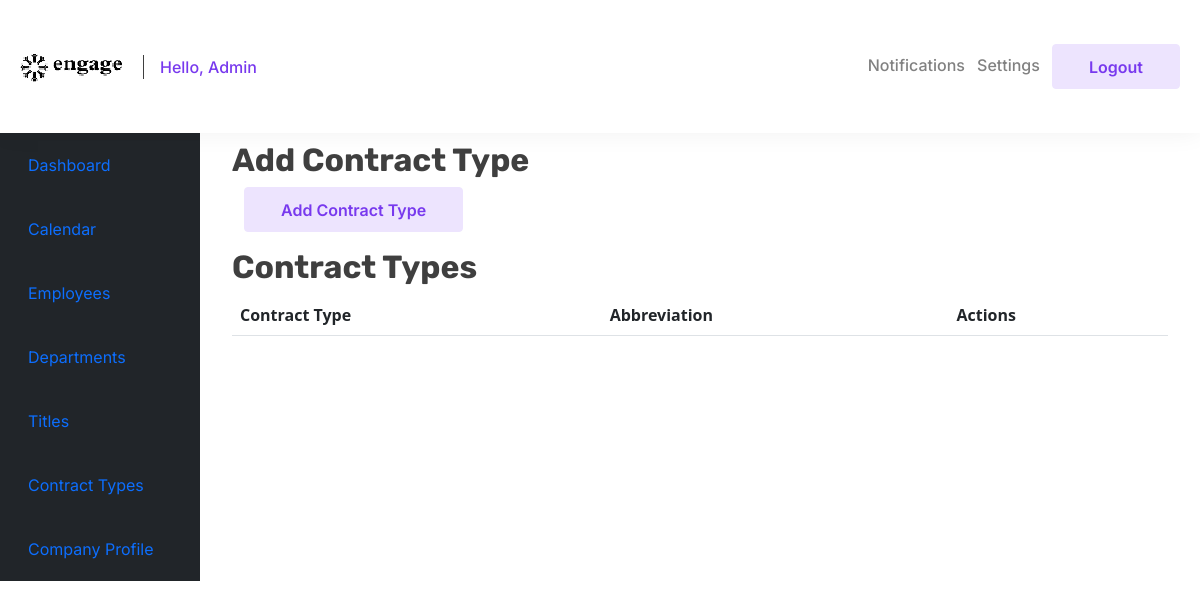
The app's page /add_contract_type/ (signed in), older data.
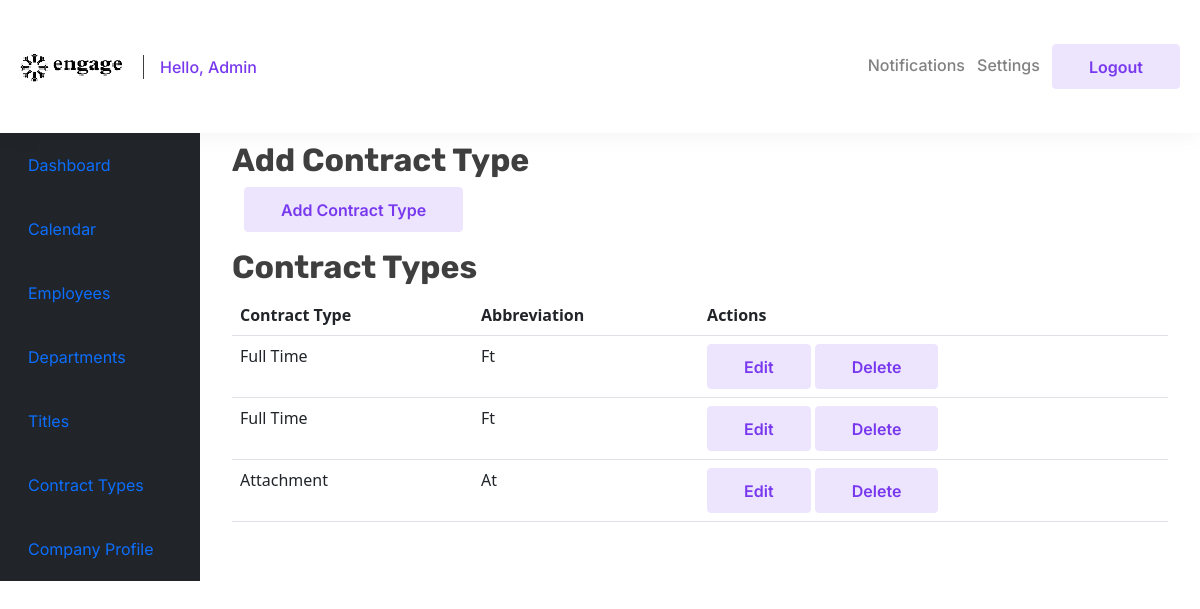
The same page, newer data.
### accounts/models.py (models this page shows, shortened)
class Contract_type(models.Model):
    name = models.CharField(max_length=100)
    abbreviation = models.CharField(max_length=100, null=True)
    company = models.ForeignKey(Company, on_delete=models.CASCADE)

### accounts/views.py (the view)
# urls.py: path('add_contract_type/', views.add_contract_type, name='add_contract_type'),
def add_contract_type(request):
    context = {}
    contracts = Contract_type.objects.filter(company=request.user.company)
    if request.method == 'POST':
        contract_form = ContractForm(request.POST)
        if contract_form.is_valid():
            contract_type = contract_form.save(commit=False)
            contract_type.company = request.user.company
            contract_type.save()
            messages.success(request, 'Contract type added successfully')
        else:
            messages.error(request, 'Contract type not added')
    else:
        contract_form = ContractForm()
    context = {
        'contract_form': contract_form,
        'contracts': contracts,
        }
    return render(request, 'accounts/add_contract_type.html', context)

### accounts/templates/accounts/add_contract_type.html (shortened to what this page needs)
{% extends 'accounts/logged_in.html' %}
{% load crispy_forms_tags %}
{% block auth_content %}
<h2>Add Contract Type</h2>
  <div class="container">
      <button type="button" class="btn btn-secondary mb-3" data-bs-toggle="modal" data-bs-target="#addContractTypeModal">
          Add Contract Type
        </button>
  </div>
<h2>Contract Types</h2>
<table class="table">
  <thead>
      <tr>
          <th>Contract Type</th>
          <th>Abbreviation</th>
          <th>Actions</th>
      </tr>
  </thead>
  <tbody>
      {% for contract in contracts %}
      <tr>
          <td>{{ contract.name }}</td>
          <td>{{ contract.abbreviation }}</td>
          <td>
              <a href="#" class="btn btn-primary">Edit</a>
              <a href="#" class="btn btn-danger">Delete</a>
          </td>
      </tr>
      {% endfor %}
  </tbody>
{% endblock %}

### accounts/templates/accounts/logged_in.html (shortened to what this page needs)
{% extends './base.html' %}
{% block content %}
<div class="container-fluid">
    <div class="row">
      <nav id="sidebar" class="col-md-3 col-lg-2 d-md-block bg-dark sidebar collapse">
        <div class="position-sticky">
          <ul class="nav flex-column">
            <li class="nav-item">
              <a class="nav-link active" aria-current="page" href="#">
                Dashboard
              </a>
            </li>
            <li class="nav-item">
              <a class="nav-link" href="{% url 'ecalendar:calendar' %}">
                Calendar
              </a>
            </li>
            <li class="nav-item">
              <a class="nav-link" href="{% url 'add_employee' %}">
                Employees
              </a>
            </li>
            <li class="nav-item">
              <a class="nav-link" href="{% url 'add_dept' %}">
                Departments
              </a>
            </li>
            <li class="nav-item">
              <a class="nav-link" href="{% url 'add_title' %}">
                Titles
              </a>
            </li>
            <li class="nav-item">
              <a class="nav-link" href="{% url 'add_contract_type' %}">
                Contract Types
              </a>
            </li>
            <li class="nav-item">
              <a class="nav-link" href="{% url 'company_set_up' %}">
                Company Profile
              </a>
            </li>
          </ul>
        </div>
      </nav>
      <main class="col-md-9 ms-sm-auto col-lg-10 px-md-4">
        <div class="contain p-2">
            {% block auth_content %}
            {% endblock auth_content %}
        </div>
      </main>
    </div>
  </div>
{% endblock %}

### accounts/templates/accounts/base.html (shortened to what this page needs)
{% load static %}
{% load bootstrap5 %}
<!DOCTYPE html>
<html lang="en">
<head>
    {% bootstrap_css %}
    <link href="https://stackpath.bootstrapcdn.com/bootstrap/5.3.0/css/bootstrap.min.css" rel="stylesheet">
    <link rel="stylesheet" href="https://cdnjs.cloudflare.com/ajax/libs/font-awesome/5.15.4/css/all.min.css">
    <link rel="stylesheet" href="https://cdnjs.cloudflare.com/ajax/libs/fancybox/3.5.7/jquery.fancybox.min.css">
    <link rel="stylesheet" href="{% static '/lib/slick-1.8.1/slick/slick.css' %}">
    <link rel="stylesheet" href="{% static '/lib/slick-1.8.1/slick/slick-theme.css' %}">
    <link rel="stylesheet" href="{% static '/lib/bootstrap-5/css/bootstrap.min.css' %}">
    <link rel="stylesheet" href="{% static '/assets/css/style.css' %}">
    <link rel="stylesheet" href="{% static '/assets/css/responsive.css' %}">
</head>
<body>
        {% if request.user.is_authenticated %}
            {% include './auth_navbar.html' %}
        {% else %}
            {% include './navbar.html' %}
        {% endif %}
    </header>
    {% block content %}
    {% endblock %}
</body>
</html>

### accounts/templates/accounts/auth_navbar.html (shortened to what this page needs)
{% load static %}
{% load bootstrap5 %}
<header class="d2c_navbar sticky-top">
  <div class="contain p-3">
<nav class="navbar navbar-expand-lg" id="d2c_main_nav">
  <a class="navbar-brand" href="{% url 'accounts-home' %}">
      <img src="{% static 'assets/images/logo.png' %}" class="w-100" alt="Logo">
  </a>
  <div class="collapse navbar-collapse js-clone-nav justify-content-between" id="navbarSupportedContent">
      <ul class="navbar-nav">
          <li class="nav-item">
              <a class="nav-link active" href="{% url 'accounts-home' %}">Hello, Admin</a>
              </li>
      </ul>
      <div class="d2c_nav_btn d-none d-lg-block">
          <a href="#" class="nav-link d-inline-block m-1">Notifications</a>
          <a href="#" class="nav-link d-inline-block m-1">Settings</a>
          <a href="{% url 'logout' %}" class="btn m-1">Logout</a>
      </div>
  </div>
</nav>
      </div>

### static/assets/css/style.css (style rules this page uses)
:root { --primary_font: "Rubik", sans-serif; --secondary_font: "Inter", sans-serif; --primary_color: #3F3F3F; --secondary_color: #7839EE; --accent_color: #FBFBFB; --text_color: #818181; --default_color: #FFFFFF; --color_one: #EDE4FE; --primary_bg: #FAF7FE; }
html { scroll-behavior: smooth; min-height: 100vh; }
body { overflow-x: hidden; }
a { text-decoration: none; }
img { object-fit: cover; }
ul { list-style-type: none; padding-left: 0px; }
h2 { color: var(--primary_color); font-size: 44px; font-family: var(--primary_font); font-weight: 700; text-transform: capitalize; }
ul li { color: var(--text_color); font-size: 17px; font-family: var(--secondary_font); font-weight: 400; margin: 15px 0px; display: flex; }
.btn { color: var(--secondary_color); font-size: 18px; font-family: var(--secondary_font); font-weight: 600; text-transform: capitalize; padding: 10px 36px 9px; border-radius: 4px; border: 1px solid var(--color_one); background: var(--color_one); transition: 0.4s all ease; }
.d2c_navbar { background: var(--default_color); box-shadow: 0px 0px 24px rgba(0, 0, 0, 0.06); }
.navbar-brand { max-width: 227px; }
.navbar { padding: 24px 0px; }
.d2c_navbar .navbar-nav { border-left: 1px solid var(--primary_color); }
.d2c_navbar .navbar-nav .nav-item { margin: 0px 14px; display: flex; align-items: center; }
.d2c_navbar .nav-link { color: var(--text_color); font-family: var(--secondary_font); font-size: 17px; font-weight: 500; text-transform: capitalize; padding: 0px 0px; background: transparent; transition: .4s all ease; }
.d2c_navbar .nav-link.active { color: var(--secondary_color); transition: .4s all ease; }
.d2c_navbar .btn { margin-left: 35px; }
.navbar.d2c_mobile_view_body .navbar-nav { width: 100%; }
.navbar.d2c_mobile_view_body .nav-item { margin-right: 0; }

### static/assets/css/responsive.css (style rules this page uses)
@media only screen and (min-width:1200px) and (max-width:1500px) { h2 { font-size: 32px; } }
@media only screen and (min-width:1200px) and (max-width:1500px) { ul li { font-size: 16px; margin: 12px 0px; } }
@media only screen and (min-width:1200px) and (max-width:1500px) { .btn { font-size: 16px; } }
@media only screen and (min-width:1200px) and (max-width:1500px) { .d2c_navbar .navbar-nav .nav-item { margin: 0px 8px; } }
@media only screen and (min-width:1200px) and (max-width:1500px) { .d2c_navbar .nav-link { font-size: 16px; } }
@media only screen and (min-width:1200px) and (max-width:1500px) { .d2c_navbar .btn { margin-left: 25px; } }

Row changes from the older to the newer data that the page shows:
added Contract_type: name "Full Time", abbreviation "Ft"
added Contract_type: name "Full Time", abbreviation "Ft"
added Contract_type: name "Attachment", abbreviation "At"
